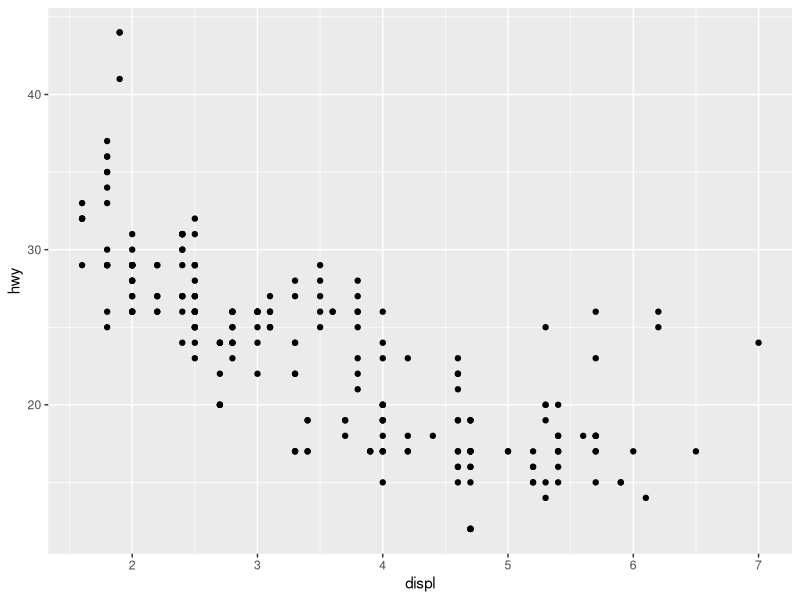
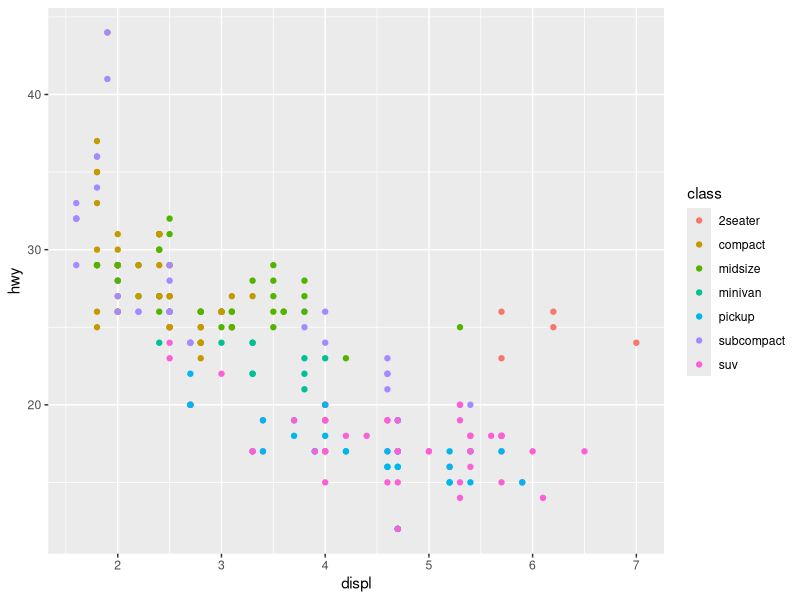
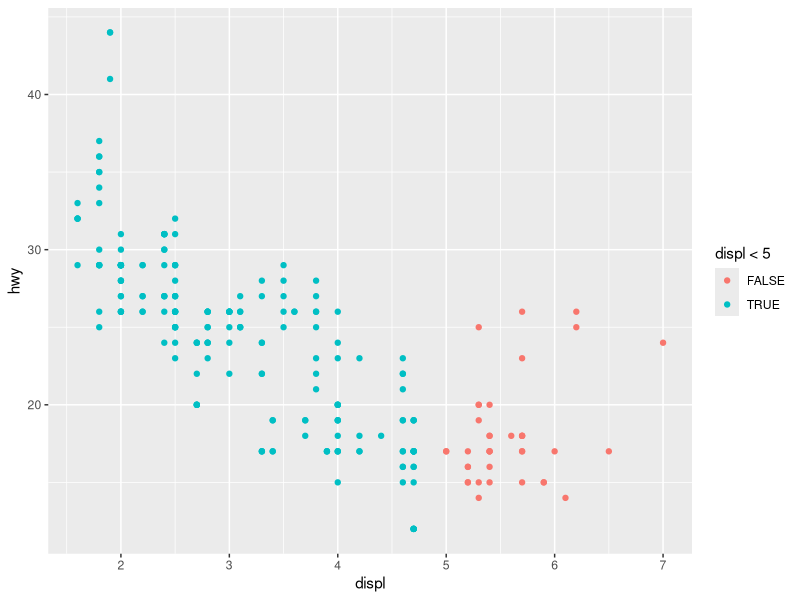
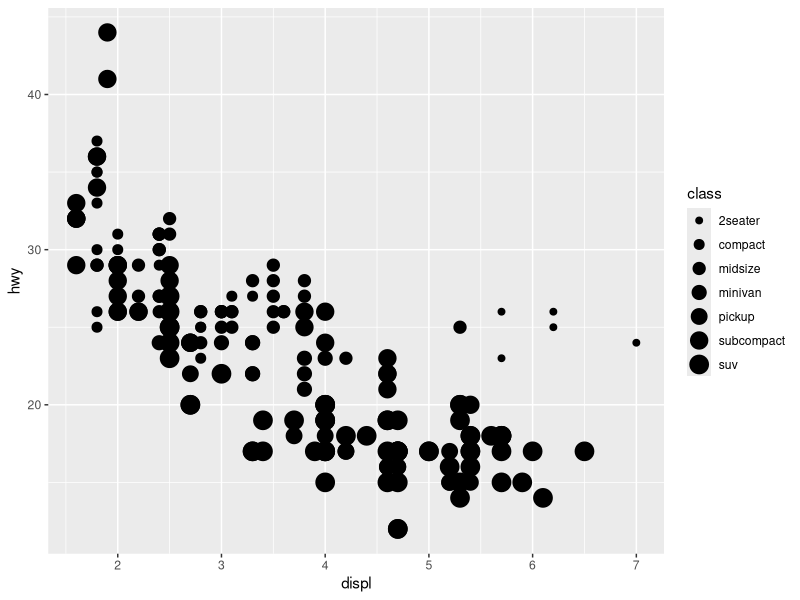
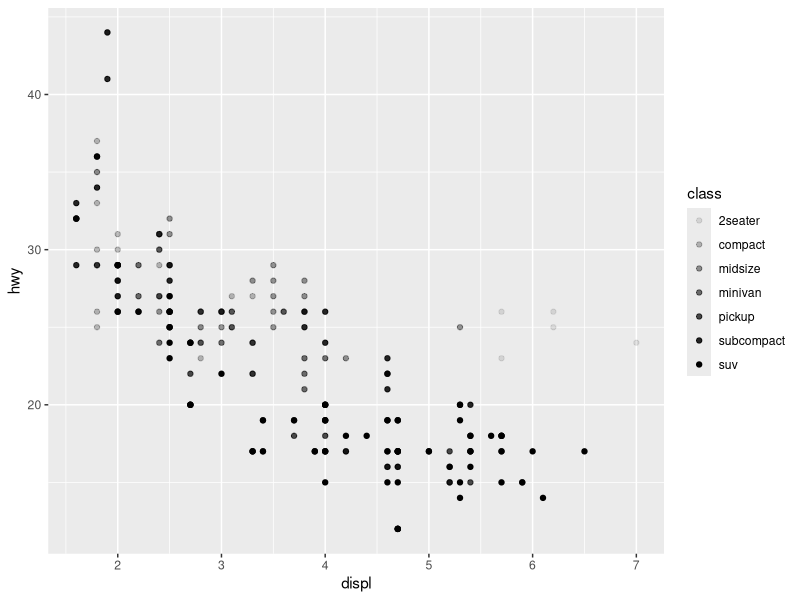
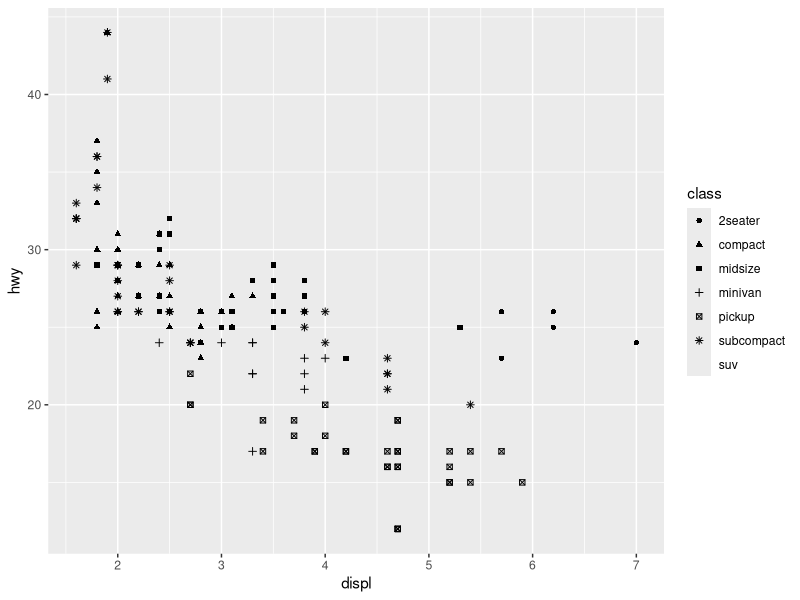
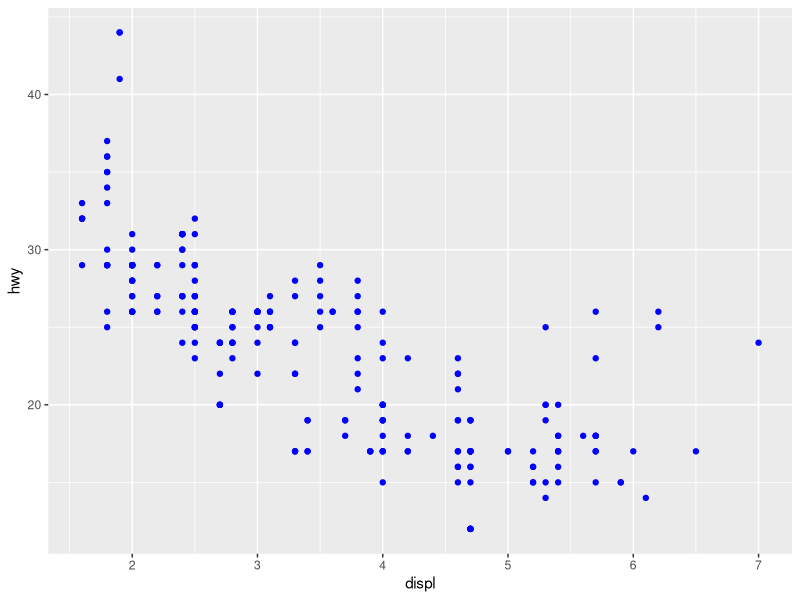
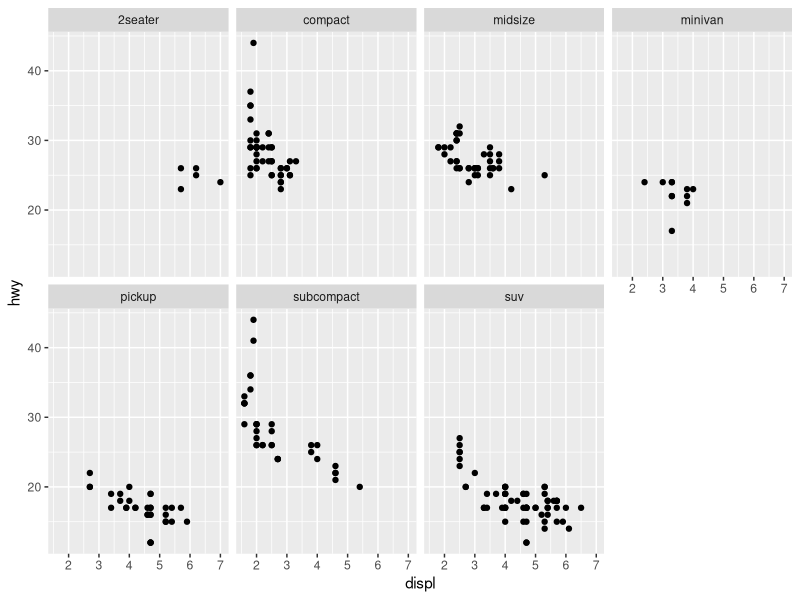

These charts were generated, in order, by the following R code: (Note: this script raises an error after producing the figures.)
# Chapter 1 - Data Visualization with ggplot2 ----


# *** Introduction ----

# load tidyverse packages
# library(tidyverse)

# load ggplot2
library(ggplot2)

# *** First Steps ----

# The mpg Data Frame 
# (ggplot2::mpg)
# 234 observations x 11 variables, tibble data frame
# http://r4ds.had.co.nz/tibbles.html
mpg

#Creating a ggplot ----

ggplot(data = mpg) + 
  geom_point(mapping = aes(x = displ, y = hwy))

# *** Aesthetic Mappings -----

# Color ----
ggplot(data = mpg) + 
  geom_point(mapping = aes(x = displ, y = hwy, color = class))

# Color mapped to something other than a variable name
# TRUE / FALSE
ggplot(data = mpg) + 
  geom_point(mapping = aes(x = displ, y = hwy, color = displ < 5))

# Size ----
ggplot(data = mpg) + 
  geom_point(mapping = aes(x = displ, y = hwy, size = class))
# Warning message: Using size for a discrete variable is not advised. 

# Alpha ----
ggplot(data = mpg) + 
  geom_point(mapping = aes(x = displ, y = hwy, alpha = class))

# Shape ----
ggplot(data = mpg) + 
  geom_point(mapping = aes(x = displ, y = hwy, shape = class))

# Can set the aesthetic of the geom manually. 
# Does not convey information about variables.
# You’ll need to pick a value that makes sense for that aesthetic:
# - The name of a color as a character string.
# - The size of a point in mm.
# - The shape of a point as a number
ggplot(data = mpg) + 
  geom_point(mapping = aes(x = displ, y = hwy), color = "blue")

# *** Common Problems -----

#  - see book 

# *** Facets ----

# Single variable, use facet_wrap()

# The first argument of facet_wrap() should be a formula, 
# which you create with ~ followed by a variable name.
# The variable that you pass to facet_wrap() should be discrete.
ggplot(data = mpg) + 
  geom_point(mapping = aes(x = displ, y = hwy)) + 
  facet_wrap(~ class, nrow = 2)

# Two variables, use facet_grid()

# The first argument of facet_grid() is also a formula. 
# This time the formula should contain two variable names separated by a ~
# row ~ column
# If you prefer to not facet in the rows or columns dimension, 
# use a . instead of a variable name, e.g. + facet_grid(. ~ cyl)
ggplot(data = mpg) + 
  geom_point(mapping = aes(x = displ, y = hwy)) + 
  facet_grid(drv ~ cyl)

# *** Geometric objects ----

# A geom is the geometrical object that a plot uses to represent data

# point (scatter)
ggplot(data = mpg) + 
  geom_point(mapping = aes(x = displ, y = hwy))

# smooth
ggplot(data = mpg) + 
  geom_smooth(mapping = aes(x = displ, y = hwy))

# Every geom function in ggplot2 takes a mapping argument. 
# However, not every aesthetic works with every geom. 
# You could set the shape of a point, but you couldn’t set the “shape” of a line. 
# On the other hand, you could set the linetype of a line. 

# geom_smooth() will draw a different line, with a different linetype, for 
# each unique value of the variable that you map to linetype.

# linetype
ggplot(data = mpg) + 
  geom_smooth(mapping = aes(x = displ, y = hwy, linetype = drv))

# ggplot2 provides over 30 geoms, and extension packages provide even more 
# (see http://www.ggplot2-exts.org for a sampling). 

# Many geoms, like geom_smooth(), 
# use a single geometric object to display multiple rows of data. 
ggplot(data = mpg) +
  geom_smooth(mapping = aes(x = displ, y = hwy))

# For these geoms, you can set the group aesthetic to a categorical variable 
# to draw multiple objects. ggplot2 will draw a separate object for each unique 
# value of the grouping variable.
ggplot(data = mpg) +
  geom_smooth(mapping = aes(x = displ, y = hwy, group = drv))

# In practice, ggplot2 will automatically group the data for these 
# geoms whenever you map an aesthetic to a discrete variable (as in the linetype example). 
# It is convenient to rely on this feature because the group aesthetic by itself does not 
# add a legend or distinguishing features to the geoms.
ggplot(data = mpg) +
  geom_smooth(
    mapping = aes(x = displ, y = hwy, color = drv),
    show.legend = TRUE
  )

# To display multiple geoms in the same plot, add multiple geom functions to ggplot()
# Best to pass the mapping to ggplot() globally rather than to the geom objects, which 
# avoids duplicating the x-axis and y-axis arguments.
ggplot(data = mpg, mapping = aes(x = displ, y = hwy)) + 
  geom_point() + 
  geom_smooth()

# If you place mappings in a geom function, 
# ggplot2 will treat them as local mappings for the layer.
ggplot(data = mpg, mapping = aes(x = displ, y = hwy)) + 
  geom_point(mapping = aes(color = class)) + 
  geom_smooth()

# You can use the same idea to specify different data for each layer.
# se - display confidence interval around smooth
ggplot(data = mpg, mapping = aes(x = displ, y = hwy)) + 
  geom_point(mapping = aes(color = class)) + 
  geom_smooth(data = filter(mpg, class == "subcompact"), se = FALSE)

# Exercises ----

# #2
ggplot(data = mpg, mapping = aes(x = displ, y = hwy, color = drv)) + 
  geom_point() + 
  geom_smooth(se = FALSE)

# #6
ggplot(data = mpg, mapping = aes(x = displ, y = hwy)) +
  geom_point() +
  geom_smooth(se = FALSE)

# draws the same plot as below
ggplot(data = mpg, mapping = aes(x = displ, y = hwy)) +
  geom_point() +
  geom_smooth(mapping = aes(group = drv), se = FALSE)

# draws the same plot as above
ggplot(data = mpg, mapping = aes(x = displ, y = hwy, group = drv)) +
  geom_point() +
  geom_smooth(se = FALSE)

ggplot(data = mpg, mapping = aes(x = displ, y = hwy, color = drv)) +
  geom_point() +
  geom_smooth(se = FALSE)

ggplot(data = mpg, mapping = aes(x = displ, y = hwy)) +
  geom_point(mapping = aes(color = drv)) +
  geom_smooth(se = FALSE)

ggplot(data = mpg, mapping = aes(x = displ, y = hwy)) +
  geom_point(mapping = aes(color = drv)) +
  geom_smooth(mapping = aes(linetype = drv), se = FALSE)

# The key here is overlaying, in particular order,
# two separate geom's to draw the plot - 
# one with white borders (local), and the other with color fill (global)
ggplot(data = mpg, mapping = aes(x = displ, y = hwy, color = drv)) +
  geom_point(shape = 21, color = 'white', size = 4, stroke = 2) +
  geom_point(shape = 16, size = 4)
  

# *** Statistical Transformations ----

ggplot(data = diamonds) + 
  geom_bar(mapping = aes(x = cut))

# Statistical transformations caculate new values and bin data:
# Bar charts, histograms, and frequency polygons bin your data and then plot bin counts, 
# the number of points that fall in each bin.

# You can learn which stat a geom uses by inspecting the default value for the stat argument.
?geom_bar

# Same effect as above
ggplot(data = diamonds) + 
  stat_count(mapping = aes(x = cut))

# Exercises ----

# #1
# geom_pointrange. the key here is to tell it to use stat "summary", 
# rather than the defaut stat "identity"
ggplot(data = diamonds, mapping = aes(x = cut, y = depth)) +
  geom_pointrange(
    stat = "summary",
    fun.ymin = min, 
    fun.ymax = max,
    fun.y = median
    )

ggplot(data = diamonds, mapping = aes(x = cut, y = depth)) +
  stat_summary(fun.ymin = min, 
               fun.ymax = max,
               fun.y = median)

#2
g <- ggplot(data = diamonds, mapping = aes(x = cut))              
g + geom_bar()
g + geom_col(aes(y = z))

# #5
ggplot(data = diamonds) + 
  geom_bar(mapping = aes(x = cut, y = ..prop.., group = 1))
ggplot(data = diamonds) + 
  geom_bar(mapping = aes(x = cut, fill = color, y = ..prop..))

# *** Position Adjustments ----
# mostly useful for bar charts

# color aesthetic

# basically just puts a respective colored border around each bar
ggplot(data = diamonds) + 
  geom_bar(mapping = aes(x = cut, colour = cut))

# fill aesthetic

# fills each entire bar with respective colors
ggplot(data = diamonds) + 
  geom_bar(mapping = aes(x = cut, fill = cut))

# if you map the fill aesthetic to another variable, like clarity, 
# the bars are automatically stacked such that  
# each colored rectangle represents a combination of cut and clarity.
ggplot(data = diamonds) + 
  geom_bar(mapping = aes(x = cut, fill = clarity))

# The stacking is performed automatically by the position adjustment specified 
# by the position argument. If you don’t want a stacked bar chart, you can use 
# one of three other options: 
# - "identity", 
# - "dodge" or 
# - "fill".

# position = "identity"

ggplot(data = diamonds, mapping = aes(x = cut, fill = clarity)) + 
  geom_bar(alpha = 1/5, position = "identity")

ggplot(data = diamonds, mapping = aes(x = cut, colour = clarity)) + 
  geom_bar(fill = NA, position = "identity")

# position = "fill" 

# works like stacking, but makes each set of stacked bars the same height. 
# This makes it easier to compare proportions across groups.
ggplot(data = diamonds) + 
  geom_bar(mapping = aes(x = cut, fill = clarity), position = "fill")

# position = "dodge" 

# places overlapping objects directly beside one another. 
# This makes it easier to compare individual values.
ggplot(data = diamonds) + 
  geom_bar(mapping = aes(x = cut, fill = clarity), position = "dodge")

# position = "jitter"

# Avoids overplotting
# Useful for scatter plots
ggplot(data = mpg) + 
  geom_point(mapping = aes(x = displ, y = hwy, color = class), position = "jitter")

# Because this is such a useful operation, ggplot2 comes with a shorthand 
# for geom_point(position = "jitter"): geom_jitter().

# Exercises ----

# 1. What is the problem with this plot? How could you improve it?
ggplot(data = mpg, mapping = aes(x = cty, y = hwy)) + 
  geom_point()

# it is overplotted. induce jitter to reveal more observations.
ggplot(data = mpg, mapping = aes(x = cty, y = hwy)) + 
  geom_jitter()

# 2. What parameters to geom_jitter() control the amount of jittering?
?geom_jitter
# width and height. defaults are 40% (.4)
ggplot(data = mpg, mapping = aes(x = cty, y = hwy, color = class)) + 
  geom_jitter(height = 1, width = 1)

# 3. Compare and contrast geom_jitter() with geom_count().

?geom_count

# Count overlapping points - This is a variant geom_point that counts 
# the number of observations at each location, then maps the count to point area. 
# It useful when you have discrete data and overplotting.

ggplot(data = mpg, mapping = aes(x = cty, y = hwy)) + 
  geom_count()

?geom_jitter

# Jittered points - The jitter geom is a convenient shortcut for geom_point(position = "jitter"). 
# It adds a small amount of random variation to the location of each point, 
# and is a useful way of handling overplotting caused by discreteness in smaller datasets.

# 4. What’s the default position adjustment for geom_boxplot()? 
# Create a visualisation of the mpg dataset that demonstrates it.

?geom_boxplot
# default position = "dodge"

ggplot(mpg, aes(class, hwy)) +
  geom_boxplot()

# *** Coordinate Systems ---------------

# coord_flip()

ggplot(data = mpg, mapping = aes(x = class, y = hwy)) + 
  geom_boxplot()

ggplot(data = mpg, mapping = aes(x = class, y = hwy)) + 
  geom_boxplot() +
  coord_flip()

# coord_quickmap() sets the aspect ratio correctly for maps.

# This is very important if you’re plotting spatial data with ggplot2

library(maps)

nz <- map_data("nz")

ggplot(nz, aes(long, lat, group = group)) +
  geom_polygon(fill = "white", colour = "black")

ggplot(nz, aes(long, lat, group = group)) +
  geom_polygon(fill = "white", colour = "black") +
  coord_quickmap()

# coord_polar() uses polar coordinates.

# Polar coordinates reveal an interesting connection between a bar chart and a Coxcomb chart.

bar <- ggplot(data = diamonds) + 
  geom_bar(
    mapping = aes(x = cut, fill = cut), 
    show.legend = FALSE,
    width = 1
  ) + 
  theme(aspect.ratio = 1) +
  labs(x = NULL, y = NULL)

bar + coord_flip()

bar + coord_polar()

# Exercises ----

# 1. Turn a stacked bar chart into a pie chart using coord_polar().

ggplot(data = mpg) +
  geom_bar(mapping = aes(manufacturer, fill = drv)) +
  coord_flip()

ggplot(data = mpg) +
  geom_bar(mapping = aes(manufacturer, fill = drv)) +
  coord_polar()

# 2. What does labs() do? Read the documentation.

?labs

# Modify axis, legend, and plot labels - xlab, ylab, ggtitle and subtitle, caption

# 3. What’s the difference between coord_quickmap() and coord_map()?

?coord_quickmap

?coord_map

# coord_map projects a portion of the earth...  is a quick approximation that does preserve 
# straight lines. It works best for smaller areas closer to the equator.

# 4. What does the plot below tell you about the relationship between city and highway mpg? 
# Why is coord_fixed() important? What does geom_abline() do?

ggplot(data = mpg, mapping = aes(x = cty, y = hwy)) +
  geom_point() + 
  geom_abline() +
  coord_fixed()

?coord_fixed

# A fixed scale coordinate system forces a specified ratio between the physical representation 
# of data units on the axes. The ratio represents the number of units on the y-axis equivalent 
# to one unit on the x-axis. The default, ratio = 1, ensures that one unit on the x-axis is the 
# same length as one unit on the y-axis

?geom_abline

# Reference lines: horizontal, vertical, and diagonal
# These geoms add reference lines (sometimes called rules) to a plot, either horizontal, 
# vertical, or diagonal (specified by slope and intercept). These are useful for annotating plots.

# *** The layered grammar of graphics ----

# ggplot(data = <DATA>) + 
#   <GEOM_FUNCTION>(
#     mapping = aes(<MAPPINGS>),
#     stat = <STAT>, 
#     position = <POSITION>
#   ) +
#   <COORDINATE_FUNCTION> +
#   <FACET_FUNCTION>

ggplot(data = diamonds) + 
  geom_bar(
    mapping = aes(cut, fill = clarity),
    stat = "count", 
    position = "stack"
  ) +
  coord_polar() +
  facet_null()
